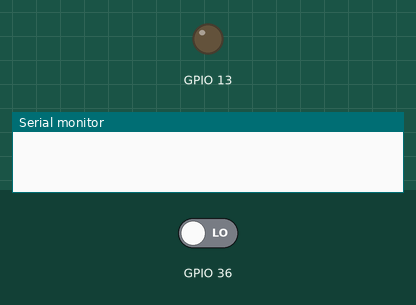
Bench run of a sketch on a simulated ESP32. Shown: output pins drawn as LEDs (lit = HIGH), the last lines printed to the serial monitor. Inputs (shaded band) come from the test bench; at power-on: GPIO 36 LOW.

Above: at 1.2 s.
1.3 s: GPIO 36 driven HIGH
At 2.1 s:
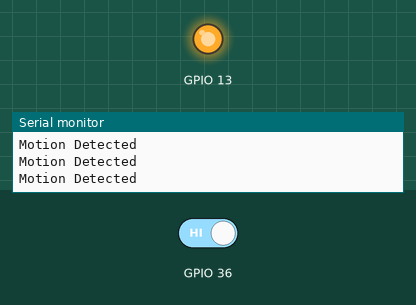
2.8 s: GPIO 36 driven LOW
At 3.6 s:
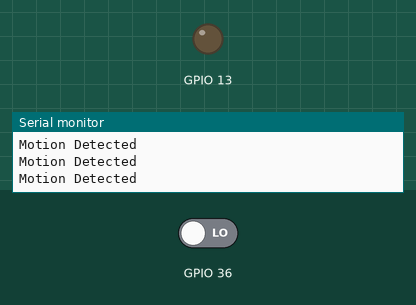
Timing chart, 0 to 5.8 s (numbered marks = the images above; inputs shaded):
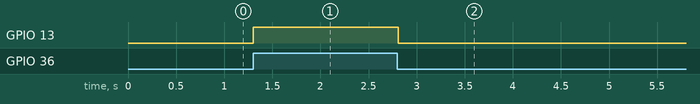

Measured:
- after the input at 1.3 s, GPIO 13: LOW → HIGH at once
- after the input at 2.8 s, GPIO 13: HIGH → LOW at once

The sketch:

PIR.ino
```cpp
//use voltage divider with esp32,not tested with it tho

void setup() {
  // put your setup code here, to run once:
Serial.begin(9600);
pinMode(A0,INPUT);
pinMode(13,OUTPUT);
}

void loop() {
  // put your main code here, to run repeatedly:
if(digitalRead(A0)){
  Serial.println("Motion Detected");
  digitalWrite(13,1);
}
else{
  digitalWrite(13,0);
}
}
```
